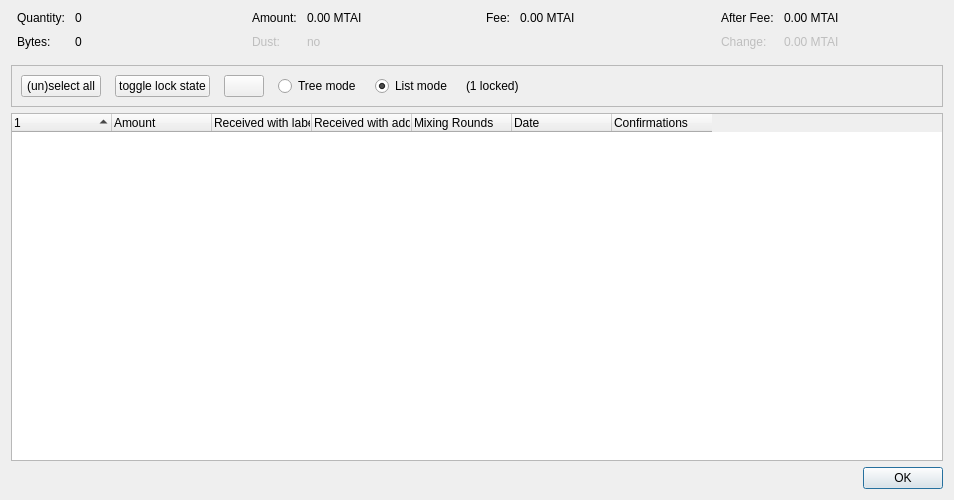
<?xml version="1.0" encoding="UTF-8"?>
<ui version="4.0">
 <class>CoinControlDialog</class>
 <widget class="QDialog" name="CoinControlDialog">
  <property name="geometry">
   <rect>
    <x>0</x>
    <y>0</y>
    <width>954</width>
    <height>500</height>
   </rect>
  </property>
  <property name="windowTitle">
   <string>Coin Selection</string>
  </property>
  <layout class="QVBoxLayout" name="verticalLayout">
   <item>
    <layout class="QHBoxLayout" name="horizontalLayoutTop" stretch="0,0,0,0">
     <property name="topMargin">
      <number>0</number>
     </property>
     <property name="bottomMargin">
      <number>10</number>
     </property>
     <item>
      <layout class="QFormLayout" name="formLayoutCoinControl1">
       <property name="horizontalSpacing">
        <number>10</number>
       </property>
       <property name="verticalSpacing">
        <number>10</number>
       </property>
       <property name="leftMargin">
        <number>6</number>
       </property>
       <property name="rightMargin">
        <number>6</number>
       </property>
       <item row="0" column="0">
        <widget class="QLabel" name="labelCoinControlQuantityText">
         <property name="text">
          <string>Quantity:</string>
         </property>
        </widget>
       </item>
       <item row="0" column="1">
        <widget class="QLabel" name="labelCoinControlQuantity">
         <property name="cursor">
          <cursorShape>IBeamCursor</cursorShape>
         </property>
         <property name="contextMenuPolicy">
          <enum>Qt::ActionsContextMenu</enum>
         </property>
         <property name="text">
          <string notr="true">0</string>
         </property>
         <property name="textInteractionFlags">
          <set>Qt::LinksAccessibleByMouse|Qt::TextSelectableByKeyboard|Qt::TextSelectableByMouse</set>
         </property>
        </widget>
       </item>
       <item row="1" column="0">
        <widget class="QLabel" name="labelCoinControlBytesText">
         <property name="text">
          <string>Bytes:</string>
         </property>
        </widget>
       </item>
       <item row="1" column="1">
        <widget class="QLabel" name="labelCoinControlBytes">
         <property name="cursor">
          <cursorShape>IBeamCursor</cursorShape>
         </property>
         <property name="contextMenuPolicy">
          <enum>Qt::ActionsContextMenu</enum>
         </property>
         <property name="text">
          <string notr="true">0</string>
         </property>
         <property name="textInteractionFlags">
          <set>Qt::LinksAccessibleByMouse|Qt::TextSelectableByKeyboard|Qt::TextSelectableByMouse</set>
         </property>
        </widget>
       </item>
      </layout>
     </item>
     <item>
      <layout class="QFormLayout" name="formLayoutCoinControl2">
       <property name="horizontalSpacing">
        <number>10</number>
       </property>
       <property name="verticalSpacing">
        <number>10</number>
       </property>
       <property name="leftMargin">
        <number>6</number>
       </property>
       <property name="rightMargin">
        <number>6</number>
       </property>
       <item row="0" column="0">
        <widget class="QLabel" name="labelCoinControlAmountText">
         <property name="text">
          <string>Amount:</string>
         </property>
        </widget>
       </item>
       <item row="0" column="1">
        <widget class="QLabel" name="labelCoinControlAmount">
         <property name="cursor">
          <cursorShape>IBeamCursor</cursorShape>
         </property>
         <property name="contextMenuPolicy">
          <enum>Qt::ActionsContextMenu</enum>
         </property>
         <property name="text">
          <string notr="true">0.00 MTAI</string>
         </property>
         <property name="textInteractionFlags">
          <set>Qt::LinksAccessibleByMouse|Qt::TextSelectableByKeyboard|Qt::TextSelectableByMouse</set>
         </property>
        </widget>
       </item>
       <item row="1" column="0">
        <widget class="QLabel" name="labelCoinControlLowOutputText">
         <property name="enabled">
          <bool>false</bool>
         </property>
         <property name="text">
          <string>Dust:</string>
         </property>
        </widget>
       </item>
       <item row="1" column="1">
        <widget class="QLabel" name="labelCoinControlLowOutput">
         <property name="enabled">
          <bool>false</bool>
         </property>
         <property name="cursor">
          <cursorShape>IBeamCursor</cursorShape>
         </property>
         <property name="contextMenuPolicy">
          <enum>Qt::ActionsContextMenu</enum>
         </property>
         <property name="text">
          <string notr="true">no</string>
         </property>
         <property name="textInteractionFlags">
          <set>Qt::LinksAccessibleByMouse|Qt::TextSelectableByKeyboard|Qt::TextSelectableByMouse</set>
         </property>
        </widget>
       </item>
      </layout>
     </item>
     <item>
      <layout class="QFormLayout" name="formLayoutCoinControl3">
       <property name="horizontalSpacing">
        <number>10</number>
       </property>
       <property name="verticalSpacing">
        <number>10</number>
       </property>
       <property name="leftMargin">
        <number>6</number>
       </property>
       <property name="rightMargin">
        <number>6</number>
       </property>
       <item row="0" column="0">
        <widget class="QLabel" name="labelCoinControlFeeText">
         <property name="text">
          <string>Fee:</string>
         </property>
        </widget>
       </item>
       <item row="0" column="1">
        <widget class="QLabel" name="labelCoinControlFee">
         <property name="cursor">
          <cursorShape>IBeamCursor</cursorShape>
         </property>
         <property name="contextMenuPolicy">
          <enum>Qt::ActionsContextMenu</enum>
         </property>
         <property name="text">
          <string notr="true">0.00 MTAI</string>
         </property>
         <property name="textInteractionFlags">
          <set>Qt::LinksAccessibleByMouse|Qt::TextSelectableByKeyboard|Qt::TextSelectableByMouse</set>
         </property>
        </widget>
       </item>
      </layout>
     </item>
     <item>
      <layout class="QFormLayout" name="formLayoutCoinControl4">
       <property name="horizontalSpacing">
        <number>10</number>
       </property>
       <property name="verticalSpacing">
        <number>10</number>
       </property>
       <property name="leftMargin">
        <number>6</number>
       </property>
       <property name="rightMargin">
        <number>6</number>
       </property>
       <item row="0" column="0">
        <widget class="QLabel" name="labelCoinControlAfterFeeText">
         <property name="text">
          <string>After Fee:</string>
         </property>
        </widget>
       </item>
       <item row="0" column="1">
        <widget class="QLabel" name="labelCoinControlAfterFee">
         <property name="cursor">
          <cursorShape>IBeamCursor</cursorShape>
         </property>
         <property name="contextMenuPolicy">
          <enum>Qt::ActionsContextMenu</enum>
         </property>
         <property name="text">
          <string notr="true">0.00 MTAI</string>
         </property>
         <property name="textInteractionFlags">
          <set>Qt::LinksAccessibleByMouse|Qt::TextSelectableByKeyboard|Qt::TextSelectableByMouse</set>
         </property>
        </widget>
       </item>
       <item row="1" column="0">
        <widget class="QLabel" name="labelCoinControlChangeText">
         <property name="enabled">
          <bool>false</bool>
         </property>
         <property name="text">
          <string>Change:</string>
         </property>
        </widget>
       </item>
       <item row="1" column="1">
        <widget class="QLabel" name="labelCoinControlChange">
         <property name="enabled">
          <bool>false</bool>
         </property>
         <property name="cursor">
          <cursorShape>IBeamCursor</cursorShape>
         </property>
         <property name="contextMenuPolicy">
          <enum>Qt::ActionsContextMenu</enum>
         </property>
         <property name="text">
          <string notr="true">0.00 MTAI</string>
         </property>
         <property name="textInteractionFlags">
          <set>Qt::LinksAccessibleByMouse|Qt::TextSelectableByKeyboard|Qt::TextSelectableByMouse</set>
         </property>
        </widget>
       </item>
      </layout>
     </item>
    </layout>
   </item>
   <item>
    <widget class="QFrame" name="frame">
     <property name="minimumSize">
      <size>
       <width>0</width>
       <height>40</height>
      </size>
     </property>
     <property name="frameShape">
      <enum>QFrame::StyledPanel</enum>
     </property>
     <property name="frameShadow">
      <enum>QFrame::Sunken</enum>
     </property>
     <layout class="QHBoxLayout" name="horizontalLayout">
      <item>
       <layout class="QHBoxLayout" name="horizontalLayoutPanel" stretch="0,0,0,0,0,0,0">
        <property name="spacing">
         <number>14</number>
        </property>
        <item>
         <widget class="QPushButton" name="pushButtonSelectAll">
          <property name="sizePolicy">
           <sizepolicy hsizetype="Maximum" vsizetype="Fixed">
            <horstretch>0</horstretch>
            <verstretch>0</verstretch>
           </sizepolicy>
          </property>
          <property name="text">
           <string>(un)select all</string>
          </property>
          <property name="autoDefault">
           <bool>false</bool>
          </property>
         </widget>
        </item>
        <item>
         <widget class="QPushButton" name="pushButtonToggleLock">
          <property name="sizePolicy">
           <sizepolicy hsizetype="Maximum" vsizetype="Fixed">
            <horstretch>0</horstretch>
            <verstretch>0</verstretch>
           </sizepolicy>
          </property>
          <property name="text">
           <string>toggle lock state</string>
          </property>
          <property name="autoDefault">
           <bool>false</bool>
          </property>
         </widget>
        </item>
        <item>
         <widget class="QPushButton" name="hideButton">
          <property name="sizePolicy">
           <sizepolicy hsizetype="Maximum" vsizetype="Fixed">
            <horstretch>0</horstretch>
            <verstretch>0</verstretch>
           </sizepolicy>
          </property>
          <property name="text">
           <string/>
          </property>
          <property name="autoDefault">
           <bool>false</bool>
          </property>
         </widget>
        </item>
        <item>
         <widget class="QRadioButton" name="radioTreeMode">
          <property name="sizePolicy">
           <sizepolicy hsizetype="Maximum" vsizetype="Fixed">
            <horstretch>0</horstretch>
            <verstretch>0</verstretch>
           </sizepolicy>
          </property>
          <property name="text">
           <string>Tree mode</string>
          </property>
         </widget>
        </item>
        <item>
         <widget class="QRadioButton" name="radioListMode">
          <property name="sizePolicy">
           <sizepolicy hsizetype="Maximum" vsizetype="Fixed">
            <horstretch>0</horstretch>
            <verstretch>0</verstretch>
           </sizepolicy>
          </property>
          <property name="text">
           <string>List mode</string>
          </property>
          <property name="checked">
           <bool>true</bool>
          </property>
         </widget>
        </item>
        <item>
         <widget class="QLabel" name="labelLocked">
          <property name="text">
           <string>(1 locked)</string>
          </property>
         </widget>
        </item>
        <item>
         <spacer name="horizontalSpacer">
          <property name="orientation">
           <enum>Qt::Horizontal</enum>
          </property>
          <property name="sizeHint" stdset="0">
           <size>
            <width>40</width>
            <height>20</height>
           </size>
          </property>
         </spacer>
        </item>
       </layout>
      </item>
     </layout>
    </widget>
   </item>
   <item>
    <widget class="CoinControlTreeWidget" name="treeWidget">
     <property name="contextMenuPolicy">
      <enum>Qt::CustomContextMenu</enum>
     </property>
     <property name="sortingEnabled">
      <bool>false</bool>
     </property>
     <property name="columnCount">
      <number>7</number>
     </property>
     <attribute name="headerShowSortIndicator" stdset="0">
      <bool>true</bool>
     </attribute>
     <attribute name="headerStretchLastSection">
      <bool>false</bool>
     </attribute>
     <column>
      <property name="text">
       <string/>
      </property>
     </column>
     <column>
      <property name="text">
       <string>Amount</string>
      </property>
     </column>
     <column>
      <property name="text">
       <string>Received with label</string>
      </property>
     </column>
     <column>
      <property name="text">
       <string>Received with address</string>
      </property>
     </column>
     <column>
      <property name="text">
       <string>Mixing Rounds</string>
      </property>
     </column>
     <column>
      <property name="text">
       <string>Date</string>
      </property>
     </column>
     <column>
      <property name="text">
       <string>Confirmations</string>
      </property>
      <property name="toolTip">
       <string>Confirmed</string>
      </property>
     </column>
    </widget>
   </item>
   <item>
    <widget class="QDialogButtonBox" name="buttonBox">
     <property name="orientation">
      <enum>Qt::Horizontal</enum>
     </property>
     <property name="standardButtons">
      <set>QDialogButtonBox::Ok</set>
     </property>
    </widget>
   </item>
  </layout>
 </widget>
 <customwidgets>
  <customwidget>
   <class>CoinControlTreeWidget</class>
   <extends>QTreeWidget</extends>
   <header>qt/coincontroltreewidget.h</header>
  </customwidget>
 </customwidgets>
 <resources/>
 <connections/>
</ui>
